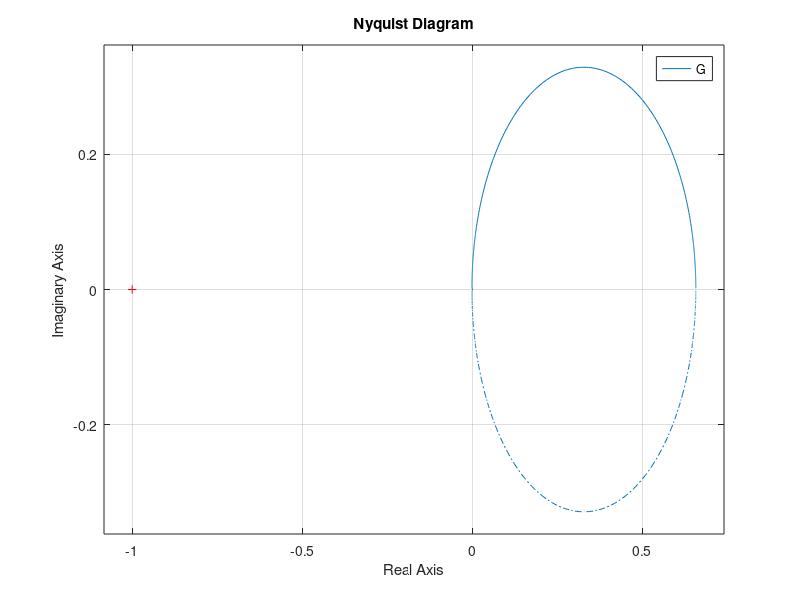
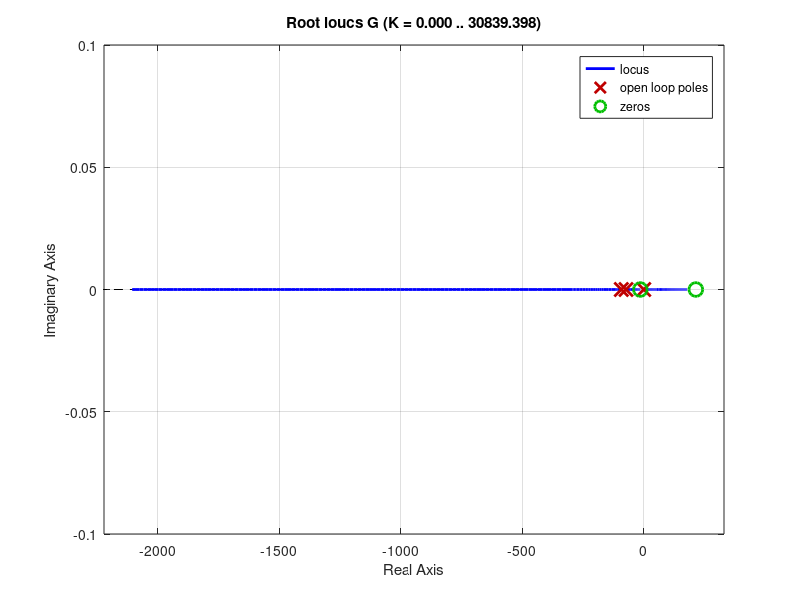
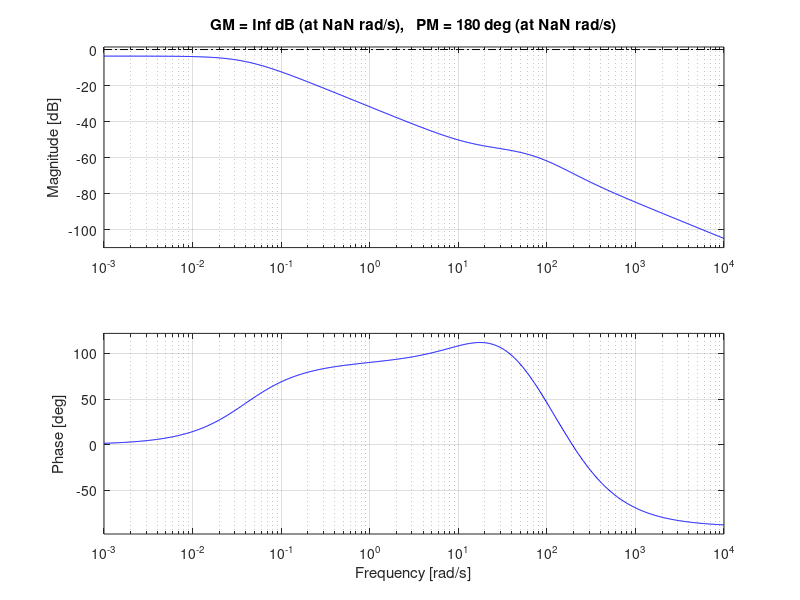
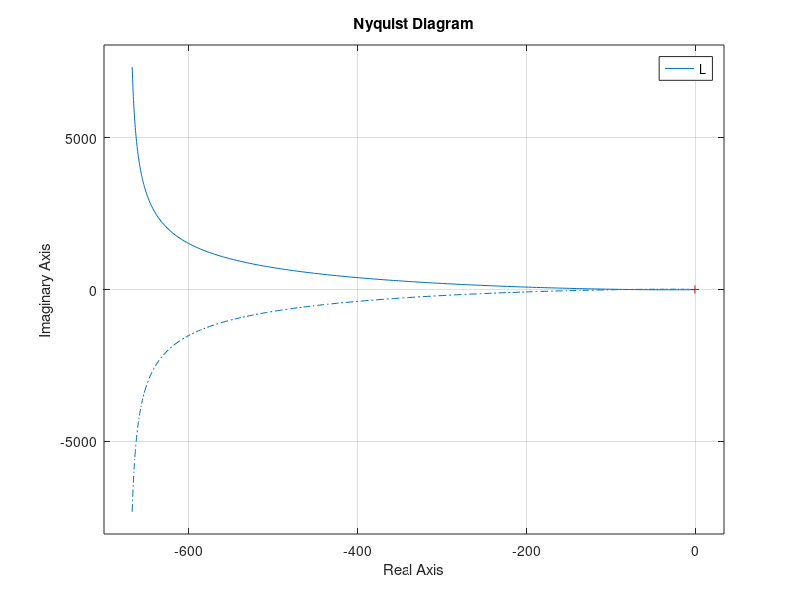

MATLAB code to generate these figures, in order:
%% No compensator/PID
clc, clearvars, close all;

% Open Loop TF (~ Plant TF)
num = [0.05759 -11.51 -175.9];
den = [1 166.1 6798 -267.6];
G = tf(num,den);


% Open Loop Poles and Nyquist plot

p = pole(G)    % or roots(den)
figure; nyquist(G); grid on;
% Didn't encircle, N = 0, hence 1 CL Pole in RHP (Unstable)


% Close Loop Poles and Root Locus

Gcl = feedback(G, 1);
p_cl = pole(Gcl)
figure; rlocus(G); grid on;
% One CL Pole on RHP, unstable

% Bode Plot and Margins
figure; margin(G);
% Infinite Phase and Gain Margins!!

%% With Compensator/PID
clc, clearvars, close all;

% PID-derived compensator
C_num = [-112.38637259776269, -1040.1973001575782, -300.6016119269314];
C_den = [1.0, 8.47784343675806, 0.0];

% Plant G(s)
G_num = [0.05759, -11.51, -175.9];
G_den = [1.0, 166.1, 6798.0, -267.6];

% Create transfer functions
C = tf(C_num, C_den);   % compensator
G = tf(G_num, G_den);   % plant

% Series (open-loop) L(s) = C(s)*G(s)
L = series(C, G);       % or L = C*G;


% Open Loop Poles and Nyquist plot

p = pole(L)    % or roots(den)
figure; nyquist(L); grid on;



% Close Loop Poles and Root Locus

Lcl = feedback(L, 1);
l_p_cl = pole(Lcl)
figure; rlocus(L); grid on;


% Bode Plot and Margins
figure; margin(L);


